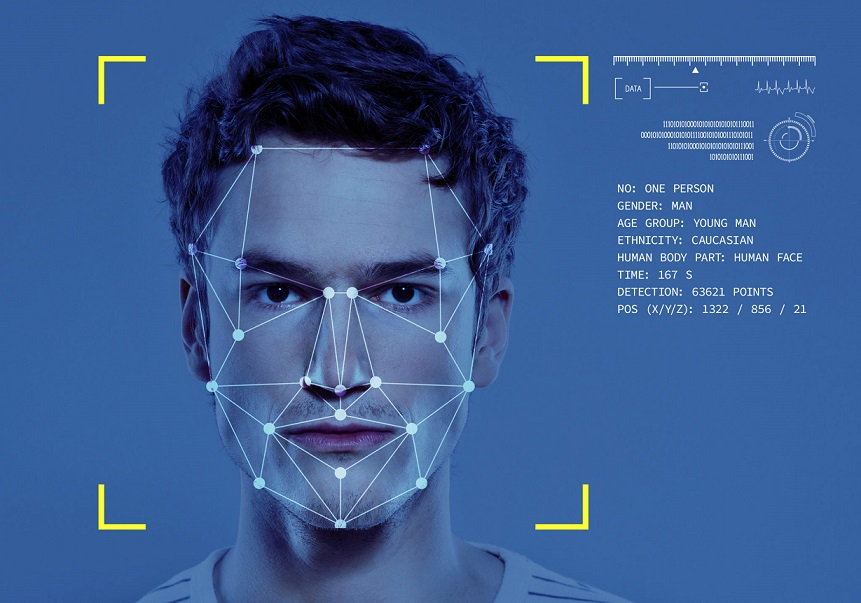
#> input picture photo.jpg, 861 x 603 px, given as the content of the folder D:/facefolder/, which was not available
$ python recogniser.py
#> lines starting #> are read from the running program, lines starting #| are printed output that depends on the picture; after the words box and inside, x2 and y2 are one past the last pixel; in counts of white or black regions, pixels touching at a corner belong together; pictures that were not available may be replaced by others from this repository, and a replacement may not be noted

import cv2
import numpy as np
from os import listdir
from os.path import isfile, join

data_path = 'D:/facefolder/'
onlyfiles = [f for f in listdir(data_path) if isfile(join(data_path,f))]

Training_Data, Labels = [], []

for i, files in enumerate(onlyfiles):
    image_path = data_path + onlyfiles[i]
    images = cv2.imread(image_path,cv2.IMREAD_GRAYSCALE)
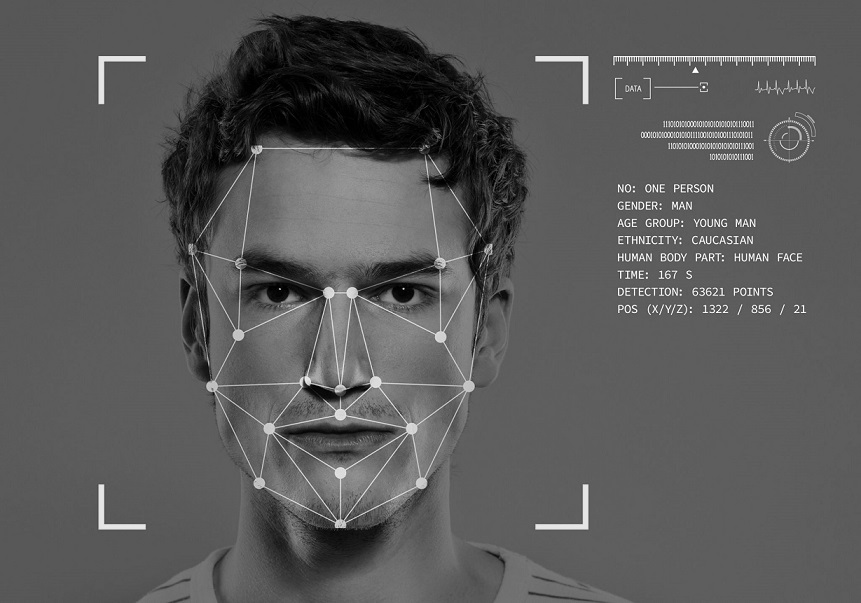
#> images: shape (603, 861); min 0, max 255, mean 89.4
#> further down, frame is the input picture: shape (603, 861, 3); mean B, G, R 148.4, 93.6, 58.8
    Training_Data.append(np.asarray(images, dtype=np.uint8))
    Labels.append(i)

labels = np.asarray(Labels, dtype=np.int32)

model = cv2.face.LBPHFaceRecognizer_create()

model.train(np.asarray(Training_Data), np.asarray(Labels))

print("Model Training Complete")


face_classifier = cv2.CascadeClassifier('haarcascade_frontalface_default.xml')

def face_detector(img, size = 0.5):
#> called with size = 0.5
    gray = cv2.cvtColor(img, cv2.COLOR_BGR2GRAY)
    faces = face_classifier.detectMultiScale(gray,1.3,5)
#> faces = [[162, 155, 352, 352]]
    if faces is():
        return img,[]

    for(x,y,w,h) in faces:
        cv2.rectangle(img, (x,y),(x+w,y+h),(0,255,255),2)
        roi = img[y:y+h, x:x+w]
        roi = cv2.resize(roi,(200,200))
#> this loop made 1 pass
#> pass 1, in face_detector, `roi = img[y:y+h, x:x+w]`:
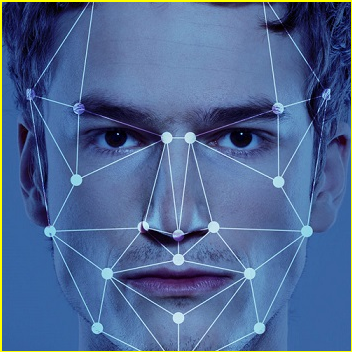
#> roi: shape (352, 352, 3); mean B, G, R 147, 103.2, 77.8
#> pass 1, in face_detector, `roi = cv2.resize(roi,(200,200))`:
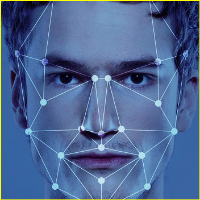
#> roi: shape (200, 200, 3); mean B, G, R 146.9, 103, 77.5
#> after the loop:
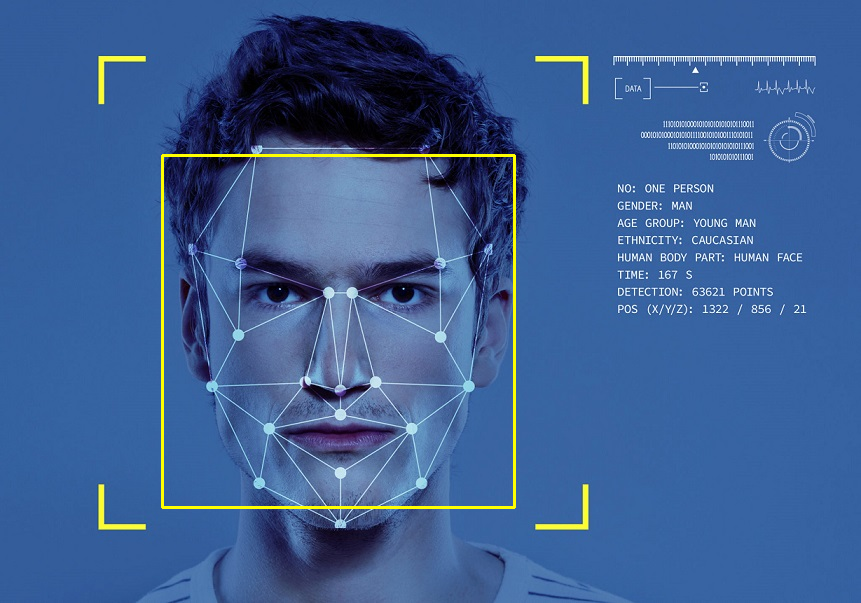
#> img: shape (603, 861, 3); 0.81% of pixels changed, all inside (x1, y1, x2, y2) = (161, 154, 516, 509)


    return img,roi

cap = cv2.VideoCapture(0)

while True:


    ret, frame = cap.read()
    image, face = face_detector(frame)
    try:
       face = cv2.cvtColor(face, cv2.COLOR_BGR2GRAY)
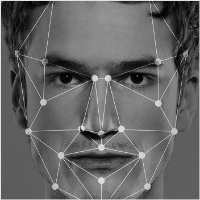
#> face: shape (200, 200); min 0, max 230, mean 100.4
       result = model.predict(face)
#> result = (0, 82.08)

       if result[1] < 500:
        chances = int(100*(1-(result[1])/300))
#> chances = 72
        display_string = str(chances)+"  %   chances of being user"
#> display_string = '72  %   chances of being user'

       cv2.putText(image,display_string,(100,120) , cv2.FONT_HERSHEY_COMPLEX,1,(250,120,255))

       if chances >84:
         cv2.putText(image,"unlocked" ,(250,450), cv2.FONT_HERSHEY_COMPLEX,1,(0,255,0),2)
         cv2.imshow('Face Cropper',image)


       else:
        cv2.putText(image,"locked" ,(250,450), cv2.FONT_HERSHEY_COMPLEX,1,(0,0,255),2)
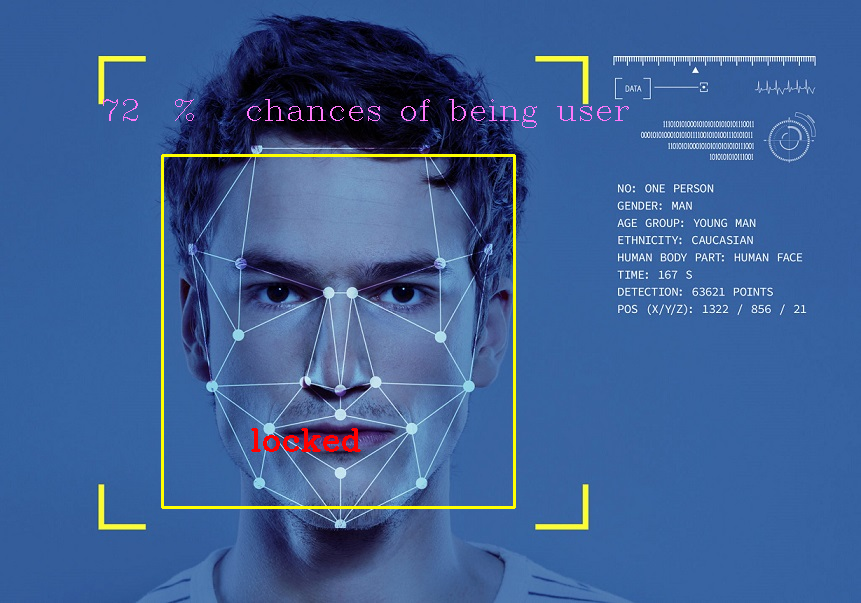
#> image: shape (603, 861, 3); mean B, G, R 147.5, 95, 61.5

        cv2.imshow('Face Cropper',image)


    except:
        cv2.putText(image,"face not found" ,(250,450), cv2.FONT_HERSHEY_COMPLEX,1,(0,0,255),2)

        cv2.imshow('Face Cropper',image)
        pass


    if cv2.waitKey(1) == 13:
#> (key Esc is pressed here)
        break

cap.release()
cv2.destroyAllWindows()
